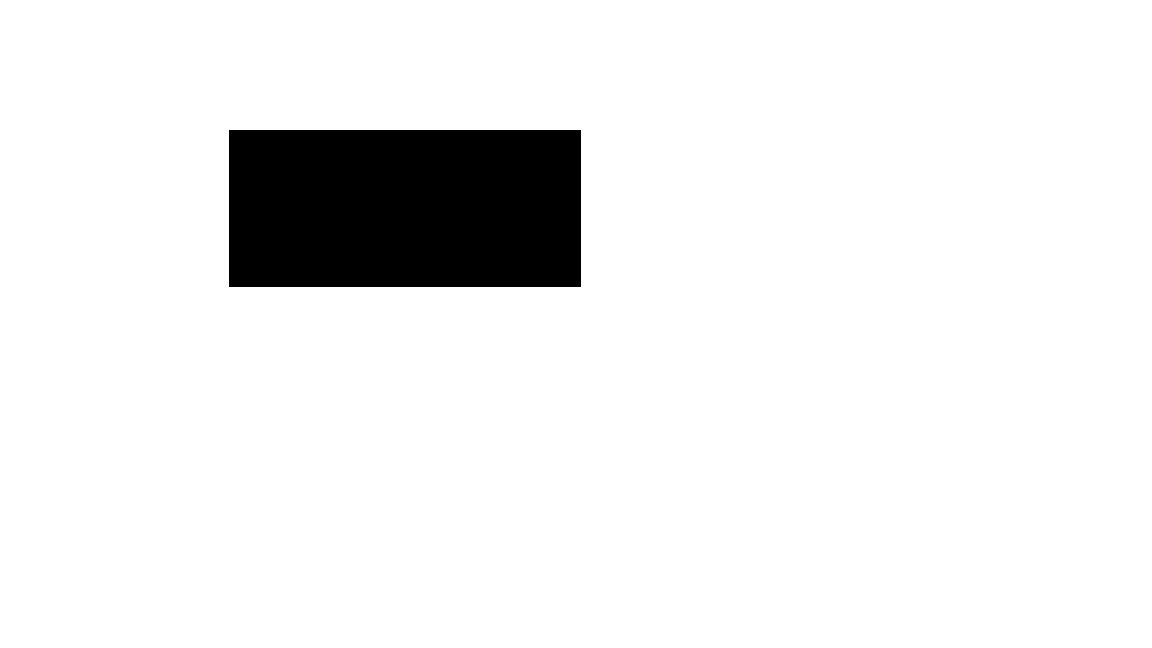
//> input picture image/1image.png, 1152 x 648 px
$ ./main   (built with g++ and OpenCV 4)
//> lines starting //> are read from the running program, lines starting //| are printed output that depends on the picture; after the words box and inside, x2 and y2 are one past the last pixel; in counts of white or black regions, pixels touching at a corner belong together
#include <opencv2/opencv.hpp>
#include <opencv2/features2d.hpp>
#include <iostream>

using namespace cv;
using namespace std;

string getDirection(float x, float y) {
    string direction;

    if (abs(y) > abs(x)) {
        if (y > 0) {
            direction = "Down";
        } else {
            direction = "Up";
        }
    } else {
        if (x > 0) {
            direction = "Right";
        } else {
            direction = "Left";
        }
    }
    return direction;
}

int main() {
    // Load the two images
    Mat img1 = imread("./image/1image.png"); // First image with small box
//> img1 is the input picture: 648 rows x 1152 cols, CV_8UC3; 92.6% white; 1 black region, box (x1, y1, x2, y2) and area: (229, 130, 581, 287) 55264
    Mat img2 = imread("./image/2image.png"); // Second image with the small box moved
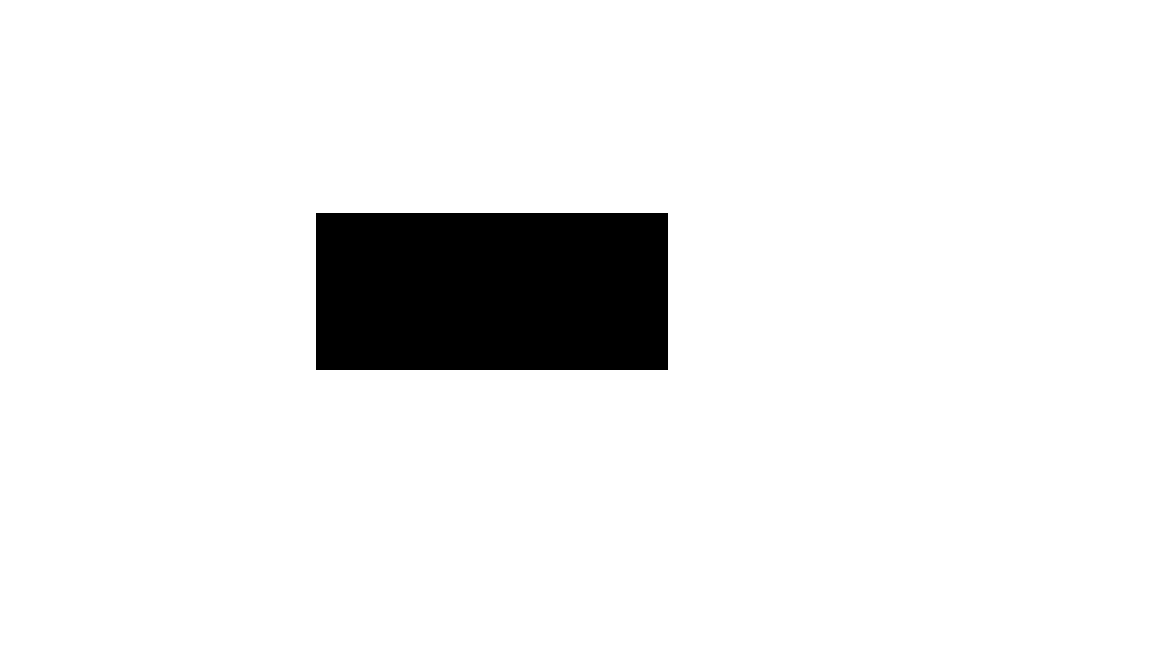
//> input picture image/2image.png, 1152 x 648 px
//> img2 is the input picture: 648 rows x 1152 cols, CV_8UC3; min 0, max 255, mean 236.1
    if (img1.empty() || img2.empty()) {
        cout << "Could not open or find the images!" << endl;
        return -1;
    }

    // Convert the images to grayscale
    Mat gray1, gray2;
    cvtColor(img1, gray1, COLOR_BGR2GRAY);
    cvtColor(img2, gray2, COLOR_BGR2GRAY);

    // Threshold the images to isolate the black box
    Mat thresh1, thresh2;
    threshold(gray1, thresh1, 50, 255, THRESH_BINARY_INV);
    threshold(gray2, thresh2, 50, 255, THRESH_BINARY_INV);
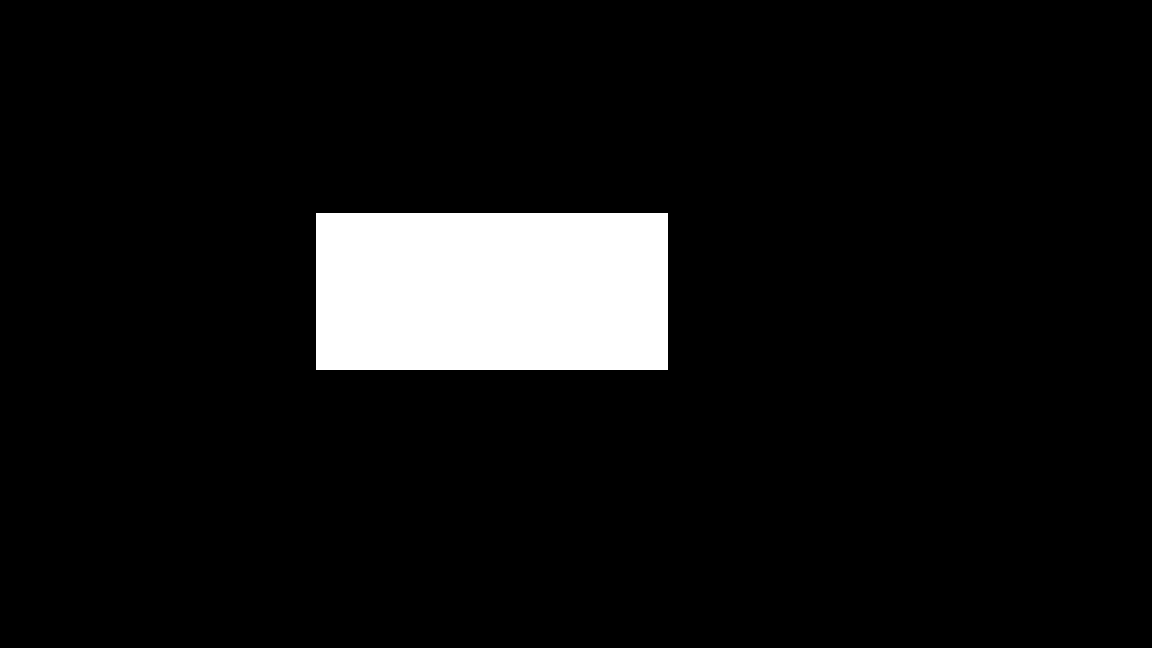
//> thresh2: 648 rows x 1152 cols, CV_8UC1; 7.4% white; 1 white region

    // Find contours in both images
    vector<vector<Point>> contours1, contours2;
    findContours(thresh1, contours1, RETR_EXTERNAL, CHAIN_APPROX_SIMPLE);
//> contours1 = 1 contour; box (x1, y1, x2, y2) and area: (229, 130, 581, 287) 54756
    findContours(thresh2, contours2, RETR_EXTERNAL, CHAIN_APPROX_SIMPLE);
//> contours2 = 1 contour; box (x1, y1, x2, y2) and area: (316, 213, 668, 370) 54756

    if (contours1.empty() || contours2.empty()) {
        cout << "No black box detected!" << endl;
        return -1;
    }

    // Get bounding rectangles around the black box in both images
    Rect box1 = boundingRect(contours1[0]);
//> box1 = Rect(229, 130, 352, 157)
    Rect box2 = boundingRect(contours2[0]);
//> box2 = Rect(316, 213, 352, 157)

    // Calculate the center of the bounding boxes
    Point center1(box1.x + box1.width / 2, box1.y + box1.height / 2);
//> center1 = Point(405, 208)
    Point center2(box2.x + box2.width / 2, box2.y + box2.height / 2);
//> center2 = Point(492, 291)

    // Create ORB detector and find keypoints and descriptors
    Ptr<ORB> orb = ORB::create();
    vector<KeyPoint> keypoints1, keypoints2;
    Mat descriptors1, descriptors2;

    orb->detectAndCompute(gray1, Mat(), keypoints1, descriptors1);
//> keypoints1 = 28 keypoints; strongest (x, y, size): (230, 131, 44.6), (230, 285, 44.6), (229, 286, 37.2), (580, 286, 37.2)
    orb->detectAndCompute(gray2, Mat(), keypoints2, descriptors2);
//> keypoints2 = 28 keypoints; strongest (x, y, size): (665, 367, 44.6), (317, 368, 37.2), (666, 368, 37.2), (317, 214, 37.2)

    // Match the descriptors
    BFMatcher matcher(NORM_HAMMING);
    vector<DMatch> matches;
    matcher.match(descriptors1, descriptors2, matches);
//> matches = 28 matches

    // Draw matches
    Mat img_matches;
    drawMatches(img1, keypoints1, img2, keypoints2, matches, img_matches);
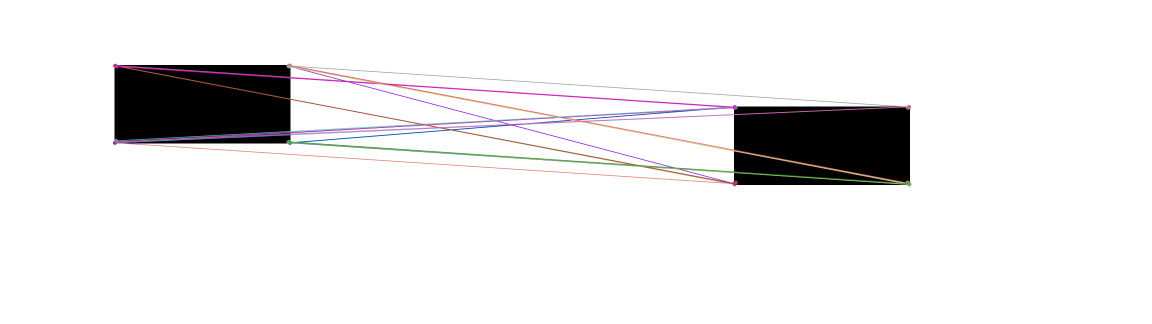
//> img_matches: 648 rows x 2304 cols, CV_8UC3 (shown at 1/2 size); mean B, G, R 235.2, 234.7, 235.5
    imshow("Matches", img_matches);

    // Calculate the average displacement
    Point2f avgDisplacement(0, 0);
    int count = 0;

    for (const auto& match : matches) {
        Point2f pt1 = keypoints1[match.queryIdx].pt;
        Point2f pt2 = keypoints2[match.trainIdx].pt;

        avgDisplacement += (pt2 - pt1);
        count++;
    }
//> this loop made 28 passes
//> (pt1, pt2, avgDisplacement) on passes 1 to 11: (Point(229.2, 130.8), Point(316.8, 368.4), Point(87.6, 237.6)), (Point(579.6, 130.8), Point(666, 368.4), Point(174, 475.2)), (Point(229.2, 285.6), Point(316.8, 213.6), Point(261.6, 403.2)), (Point(579.6, 285.6), Point(316.8, 213.6), Point(-1.2, 331.2)), (Point(230.4, 131), Point(316.8, 367.2), Point(85.2, 567.4)), (Point(578.9, 131), Point(666, 368.4), Point(172.3, 804.7)), (Point(230.4, 285.1), Point(665.3, 213.1), Point(607.2, 732.7)), (Point(578.9, 285.1), Point(316.8, 213.6), Point(345.1, 661.2)), (Point(229.8, 131.3), Point(316.5, 215), Point(431.8, 744.9)), (Point(578.9, 131.3), Point(666, 368.4), Point(518.9, 981.9)), (Point(229.8, 285.1), Point(317.3, 367), Point(606.4, 1063.8))
//> after the loop, count = 28

    if (count > 0) {
        avgDisplacement /= count; // Average displacement
//> avgDisplacement = Point(74.5, 88.57)
    }

    // Output the average displacement
    cout << "The black box moved by (avg): (" << avgDisplacement.x << ", " << avgDisplacement.y << ")" << endl;
//| The black box moved by (avg): (74.4978, 88.5726)

    // Determine direction of movement
    string direction = getDirection(avgDisplacement.x, avgDisplacement.y);
//> direction = "Down"
    cout << "Direction of movement: " << direction << endl;
//| Direction of movement: Down

    // Draw arrows to indicate movement
    // Convert avgDisplacement to integer Point for drawing
    Point displacement(static_cast<int>(avgDisplacement.x), static_cast<int>(avgDisplacement.y));
//> displacement = Point(74, 88)
    arrowedLine(img1, center1, center1 + displacement, Scalar(0, 0, 255), 2, LINE_AA);
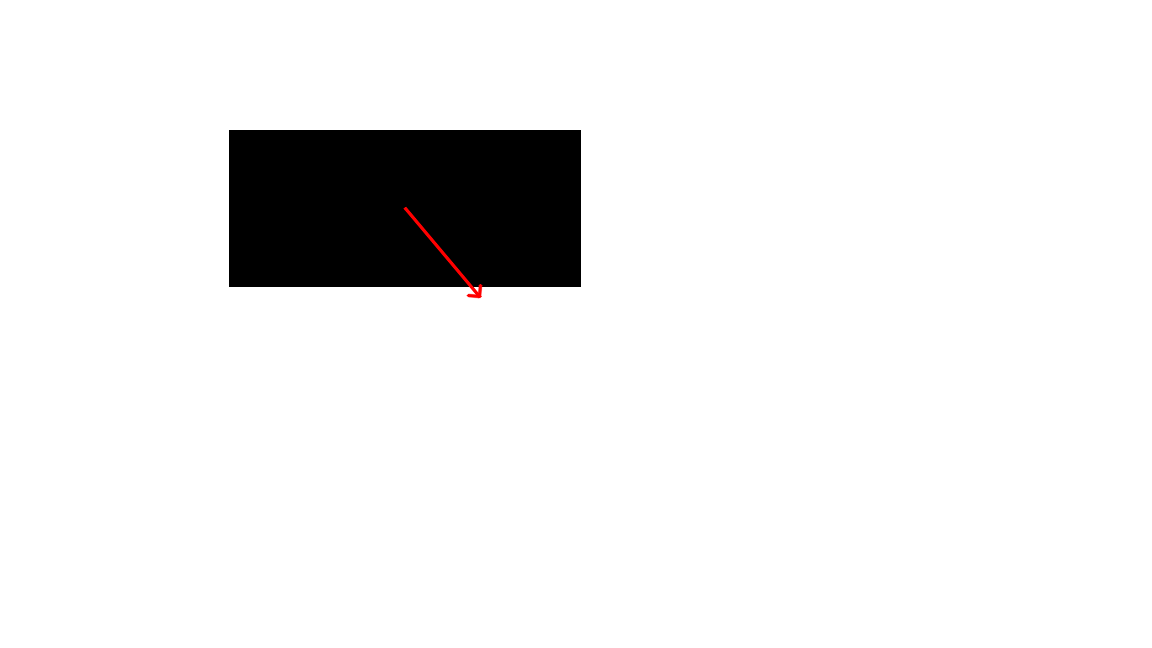
//> img1: 648 rows x 1152 cols, CV_8UC3; 0.08% of pixels changed, all inside (x1, y1, x2, y2) = (403, 206, 483, 299)
    arrowedLine(img2, center2, center2 + displacement, Scalar(0, 0, 255), 2, LINE_AA);
//> img2: 648 rows x 1152 cols, CV_8UC3; 0.08% of pixels changed, all inside (x1, y1, x2, y2) = (490, 289, 570, 382)

    // Visualize the results
    rectangle(img1, box1, Scalar(0, 255, 0), 2);
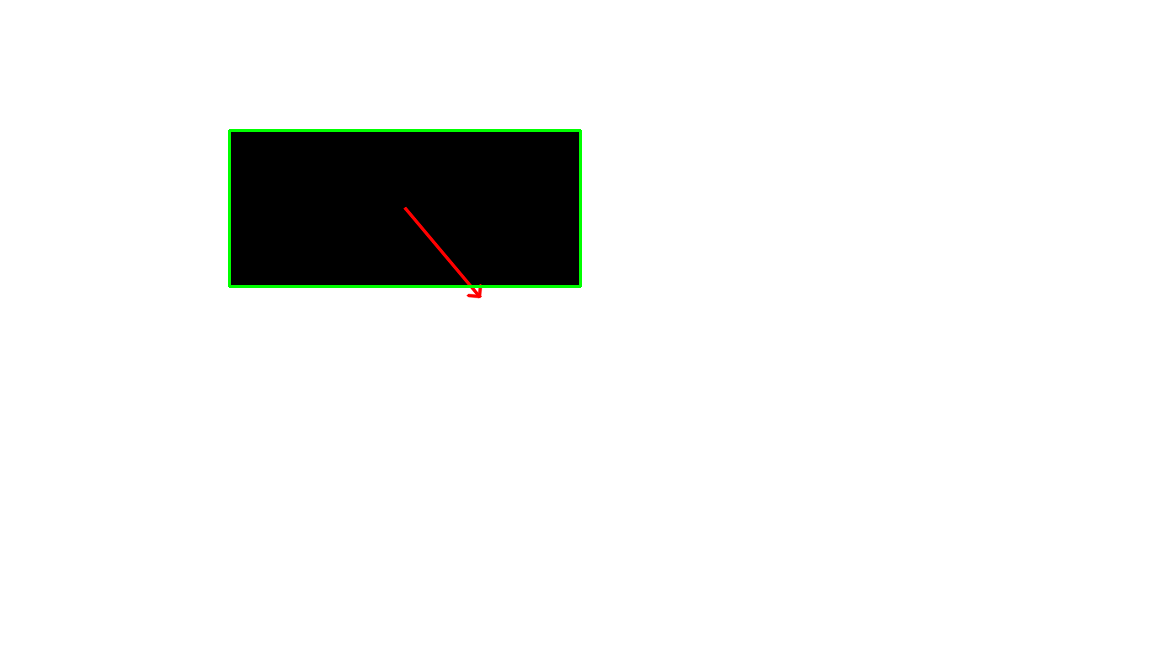
//> img1: 648 rows x 1152 cols, CV_8UC3; 0.41% of pixels changed, all inside (x1, y1, x2, y2) = (228, 129, 582, 288)
    rectangle(img2, box2, Scalar(0, 255, 0), 2);
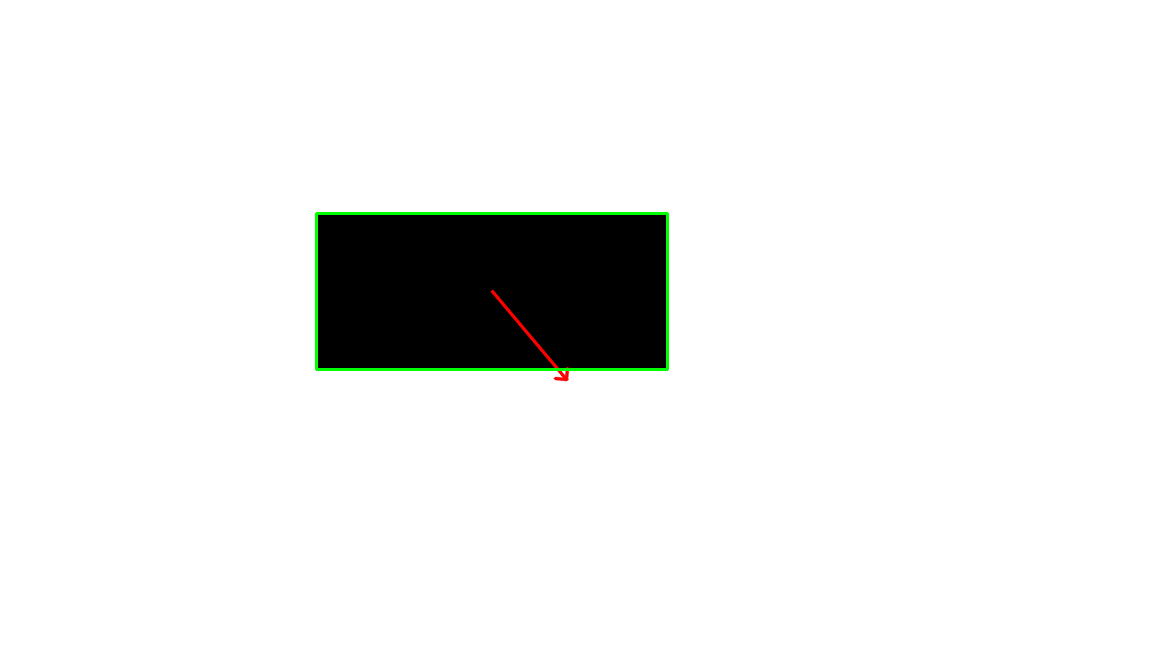
//> img2: 648 rows x 1152 cols, CV_8UC3; mean B, G, R 235.7, 236.8, 235.9

    // Add text to show average displacement and direction in images
    string text = "Avg Displacement: (" + to_string(static_cast<int>(avgDisplacement.x)) + ", " + to_string(static_cast<int>(avgDisplacement.y)) + ")";
//> text = "Avg Displacement: (74, 88)"
    putText(img1, text + " | Direction: " + direction, Point(10, 30), FONT_HERSHEY_SIMPLEX, 0.7, Scalar(255, 255, 255), 2);
    putText(img2, text + " | Direction: " + direction, Point(10, 30), FONT_HERSHEY_SIMPLEX, 0.7, Scalar(255, 255, 255), 2);

    // Display the images
    imshow("Image 1 - Detected Box", img1);
    imshow("Image 2 - Detected Box", img2);
    waitKey(0);

    return 0;
}
